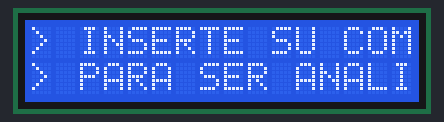
Bench run of a sketch on a simulated Arduino Uno, built with avr-gcc and run on an emulated ATmega328P. Parts: 16×2 character LCD.

Above: at 0.2 s.
At 0.7 s:
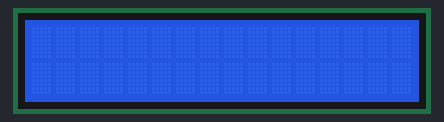

The sketch:

CODIGO_DE_PANTALLA.ino
```cpp
#include <LiquidCrystal_I2C.h>
LiquidCrystal_I2C lcd(0x27,16,2);
void setup() {
  lcd.init();
  lcd.backlight();
  lcd.clear();
 lcd.setCursor(0,0);
  lcd.print("> INSERTE SU COMPONENTE ELECTRONICO <");
  lcd.setCursor (0,1);
  lcd.print("> PARA SER ANALIZADO <");
}
void loop() {
  lcd.display();
  delay(500);
  lcd.noDisplay();
  delay(500);
}
```

Measured:
- what the display in image 1 shows lasts 0.5 s, from 0.6 s to 1.1 s
